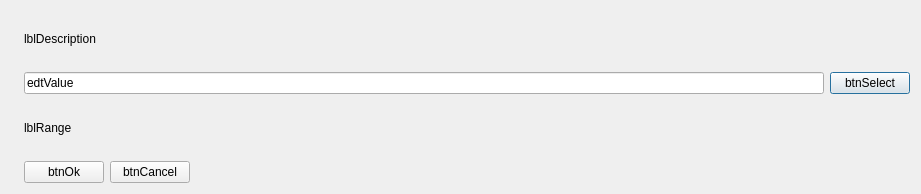
<?xml version="1.0" encoding="UTF-8"?>
<ui version="4.0">
 <class>InputDlgClassClass</class>
 <widget class="QDialog" name="InputDlgClassClass">
  <property name="geometry">
   <rect>
    <x>0</x>
    <y>0</y>
    <width>921</width>
    <height>194</height>
   </rect>
  </property>
  <property name="windowTitle">
   <string>InputDlgClass</string>
  </property>
  <layout class="QHBoxLayout" name="horizontalLayout_3">
   <item>
    <widget class="QLabel" name="label">
     <property name="text">
      <string/>
     </property>
     <property name="pixmap">
      <pixmap resource="FileDlg_Qt/FileDlg.qrc">:/images/my_edit.png</pixmap>
     </property>
     <property name="scaledContents">
      <bool>true</bool>
     </property>
    </widget>
   </item>
   <item>
    <layout class="QVBoxLayout" name="verticalLayout">
     <item>
      <widget class="QLabel" name="lblDescription">
       <property name="text">
        <string>lblDescription</string>
       </property>
      </widget>
     </item>
     <item>
      <layout class="QHBoxLayout" name="horizontalLayout">
       <item>
        <widget class="QLineEdit" name="edtValue">
         <property name="minimumSize">
          <size>
           <width>0</width>
           <height>0</height>
          </size>
         </property>
         <property name="text">
          <string>edtValue</string>
         </property>
        </widget>
       </item>
       <item>
        <widget class="QPushButton" name="btnSelect">
         <property name="sizePolicy">
          <sizepolicy hsizetype="Fixed" vsizetype="Fixed">
           <horstretch>0</horstretch>
           <verstretch>0</verstretch>
          </sizepolicy>
         </property>
         <property name="text">
          <string>btnSelect</string>
         </property>
        </widget>
       </item>
      </layout>
     </item>
     <item>
      <widget class="QLabel" name="lblRange">
       <property name="text">
        <string>lblRange</string>
       </property>
      </widget>
     </item>
     <item>
      <layout class="QHBoxLayout" name="horizontalLayout_2">
       <item>
        <widget class="QPushButton" name="btnOk">
         <property name="text">
          <string>btnOk</string>
         </property>
        </widget>
       </item>
       <item>
        <widget class="QPushButton" name="btnCancel">
         <property name="text">
          <string>btnCancel</string>
         </property>
        </widget>
       </item>
       <item>
        <spacer name="horizontalSpacer">
         <property name="orientation">
          <enum>Qt::Horizontal</enum>
         </property>
         <property name="sizeHint" stdset="0">
          <size>
           <width>40</width>
           <height>20</height>
          </size>
         </property>
        </spacer>
       </item>
      </layout>
     </item>
    </layout>
   </item>
  </layout>
 </widget>
 <layoutdefault spacing="6" margin="11"/>
 <resources>
  <include location="FileDlg_Qt/FileDlg.qrc"/>
 </resources>
 <connections/>
</ui>
